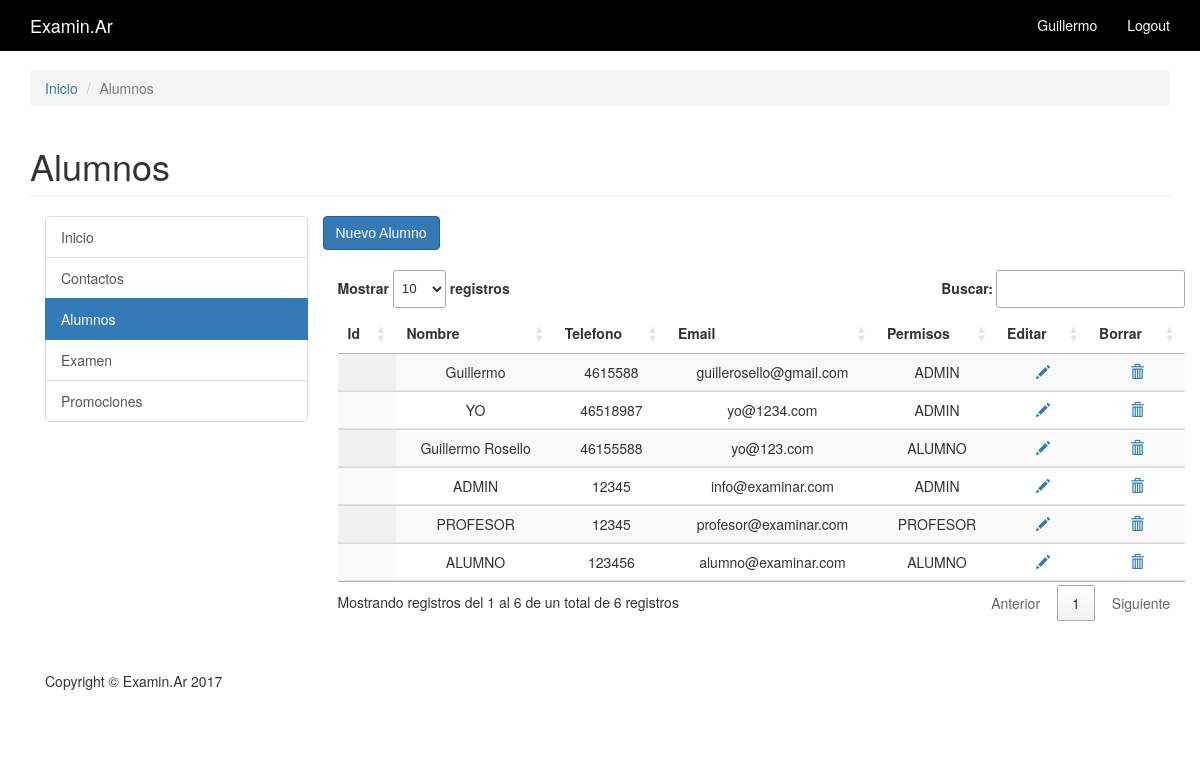
The app's page /private/Alumnos/alumnos.php (signed in) with its own data.
### tables this page shows
CREATE TABLE `alumnos` (
  `alumno_id` int(11) NOT NULL,
  `nombre` text NOT NULL,
  `telefono` text NOT NULL,
  `email` text NOT NULL,
  `pass` text NOT NULL,
  `permisos` text NOT NULL
);

### private/Functions/query_functions.php (called while the page is built, shortened)
<?php
function alumnos(){
      global $db;
      $sql ='SELECT * FROM alumnos';
      $result= mysqli_query($db, $sql);
      return ($result);
    }
 ?>

### private/Functions/functions.php (called while the page is built, shortened)
<?php
function h($string="") {
  return htmlspecialchars($string);
}
?>

### private/Alumnos/alumnos.php (the view, shortened to what this page needs)
<?php include(SHARED_PATH.'/private_header.php'); ?>
<?php include(SHARED_PATH.'/private_navigation.php'); ?>
<?php include(SHARED_PATH.'/private_sidebar.php'); ?>
<?php $alumnos = alumnos(); ?>
	<form action="nuevo_alumno.php" method="post">
	<input type="submit" value="Nuevo Alumno" class="btn btn-primary"><br><br>
		<div class="col-md-9">
		<table class="display" id="mitabla">
			<thead><tr>
				<th>Id</th>
				<th>Nombre</th>
				<th>Telefono</th>
				<th>Email</th>
				<th>Permisos</th>
				<th>Editar</th>
				<th>Borrar</th>
				</tr>
			</thead>
			<tbody><?php while($alumno = mysqli_fetch_assoc($alumnos)){ ?><tr>
				<td><?php echo h($alumno['id_alumnos']); ?></td>
				<td><?php echo h($alumno['nombre']); ?></td>
				<td><?php echo h($alumno['telefono']); ?></td>
				<td><?php echo h($alumno['email']); ?></td>
				<td><?php echo h($alumno['permisos']); ?></td>
				<td><a href="<?php echo 'editar_alumno.php?id='.$alumno['id_alumnos'];?>" title="Editar"><span class="glyphicon glyphicon-pencil"></span></a></td>
				<td><a href="<?php echo 'eliminar_alumno.php?id='.$alumno['id_alumnos'];?>" title="Borrar"><span class="glyphicon glyphicon-trash"></span></a></td>
				</tr>
				<?php }; ?>
			</tbody>
		</table>
		</div>
	</form>
</div>
<?php include(SHARED_PATH.'/private_footer.php'); ?>

### private/css/modern-business.css (style rules this page uses)
html, body { height: 100%; }
body { padding-top: 50px; }

### records on screen
alumnos: nombre "Guillermo", telefono "4615588", email "guillerosello@gmail.com", permisos "ADMIN"
alumnos: nombre "YO", telefono "46518987", email "yo@1234.com", permisos "ADMIN"
alumnos: nombre "Guillermo Rosello", telefono "46155588", email "yo@123.com", permisos "ALUMNO"
alumnos: nombre "ADMIN", telefono "12345", email "info@examinar.com", permisos "ADMIN"
alumnos: nombre "PROFESOR", telefono "12345", email "profesor@examinar.com", permisos "PROFESOR"
alumnos: nombre "ALUMNO", telefono "123456", email "alumno@examinar.com", permisos "ALUMNO"

### other values on screen
$_SESSION['nombre'] "Guillermo"
$page_title "Alumnos"
